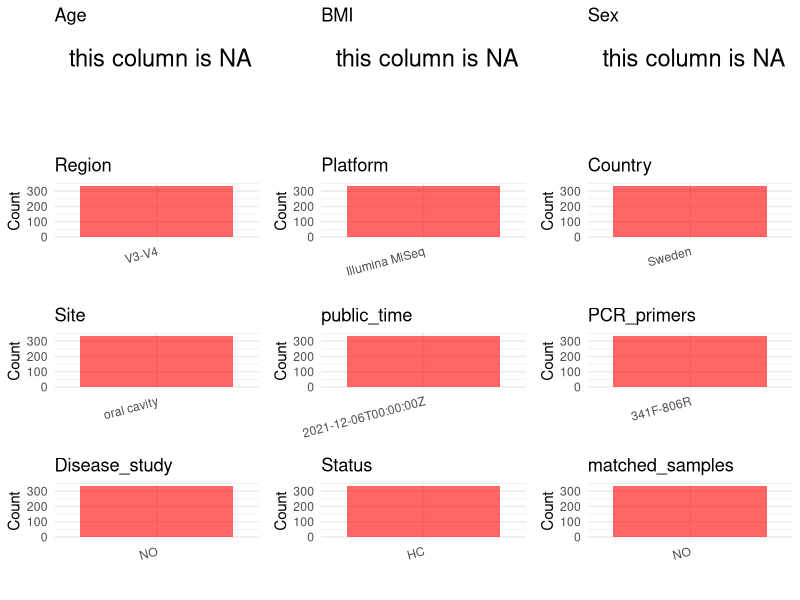

Write R code to recreate this figure. (Note: this script raises an error after producing the figure.)
## ---- chunk 1
library(tidyverse)
library(ggplot2)
library(cowplot)

setwd("C:/Users/zyc/Desktop/oral_project/data/projects/PRJNA779698")
initial_meta <- read.csv("SraRunTable.csv", header = TRUE) 
head(initial_meta)
## ---- chunk 2
metadata <- data.frame(
  BioProject = initial_meta$BioProject,
  Run = initial_meta$Run,
  sample_name = initial_meta$Library.Name,
  Age = NA,
  BMI = NA,
  Sex = NA,
  Platform = initial_meta$Instrument,
  Country = initial_meta$geo_loc_name_country,
  Site = initial_meta$env_medium,
  public_time = initial_meta$ReleaseDate,
  # Status = initial_meta$Sample.Name,
  stringsAsFactors = FALSE
)
## ---- chunk 3


 # metadata <- metadata %>%
 #  mutate(Sex = recode(Sex, "female" = "F", "male" = "M"))
# metadata <-metadata%>%
#   mutate(Status = case_when(Site == "mucous" ~ "OSCC",
#                             Site == "dental plaque" ~ "OSCC",
#                             Site == "tumor" ~ "OSCC",
#                             TRUE ~ NA))

## ---- chunk 4

metadata$Status <- "HC"
metadata$matched_samples <- "NO"
metadata$Region <- "V3-V4"
metadata$title <- "Site- and Time-Dependent Compositional Shifts in Oral Microbiota Communities"
metadata$Disease_study <- "NO"
metadata$PCR_primers <- "341F-806R"
head(metadata)
## ---- chunk 5
print(paste("Number of unique runs:", length(unique(metadata$Run))))
print(paste("Number of unique sample names:", length(unique(metadata$sample_name))))
## ---- chunk 6
plot_data <- metadata %>%
  select(-BioProject, -Run, -sample_name, -title)

# Function to create simple plots for each column
create_simple_plots <- function(data) {
  plots <- list()

  for (col in colnames(data)) {
    # Check if the column is all NA
    if (all(is.na(data[[col]]))) {
      # Create an empty plot with text indicating all NA
      p <- ggplot() +
        annotate("text", x = 0.5, y = 0.5, label = "this column is NA", size = 6) +
        labs(title = col) +
        theme_void()
    } else if (is.numeric(data[[col]])) {
      # Numeric variable: histogram
      p <- ggplot(data, aes(x = .data[[col]])) +
        geom_histogram(fill = "blue", alpha = 0.6, bins = 20, na.rm = T) +
        labs(title = col) +
        theme_minimal()
    } else {
      # Categorical variable: bar plot (remove NA values)
      count_data <- as.data.frame(table(data[[col]], useNA = "ifany"))
      p <- ggplot(count_data, aes(x = reorder(Var1, -Freq), y = Freq)) +
        geom_col(fill = "red", alpha = 0.6) +
        labs(title = col, x = NULL, y = "Count") +
        theme_minimal() +
        theme(axis.text.x = element_text(angle = 15, hjust = 1))
    }
    plots[[col]] <- p
  }

  return(plots)
}


plots <- create_simple_plots(plot_data)
p<-plot_grid(plots$Age,
          plots$BMI,
          plots$Sex,
          plots$Region,
          plots$Platform,
          plots$Country,
          plots$Site,
          plots$public_time,
          plots$PCR_primers,
          plots$Disease_study,
          plots$Status,
          plots$matched_samples,# add
          ncol = 3, align = "hv", axis = "lb")
ggsave("Metadata_Summary.png", plot = p, width = 8, height = 6, dpi = 150)


## ---- chunk 7
knitr::include_graphics("Metadata_Summary.png")
## ---- chunk 8
metadata <- metadata[, c(
  "BioProject", "Run", "sample_name", "Age", "BMI", "Sex",
  "Region", "Platform", "Country", "Site", "public_time",
  "PCR_primers", "title", "Disease_study", "Status","matched_samples"
)]


write.csv(metadata, file = "metadata.csv", quote = FALSE)
